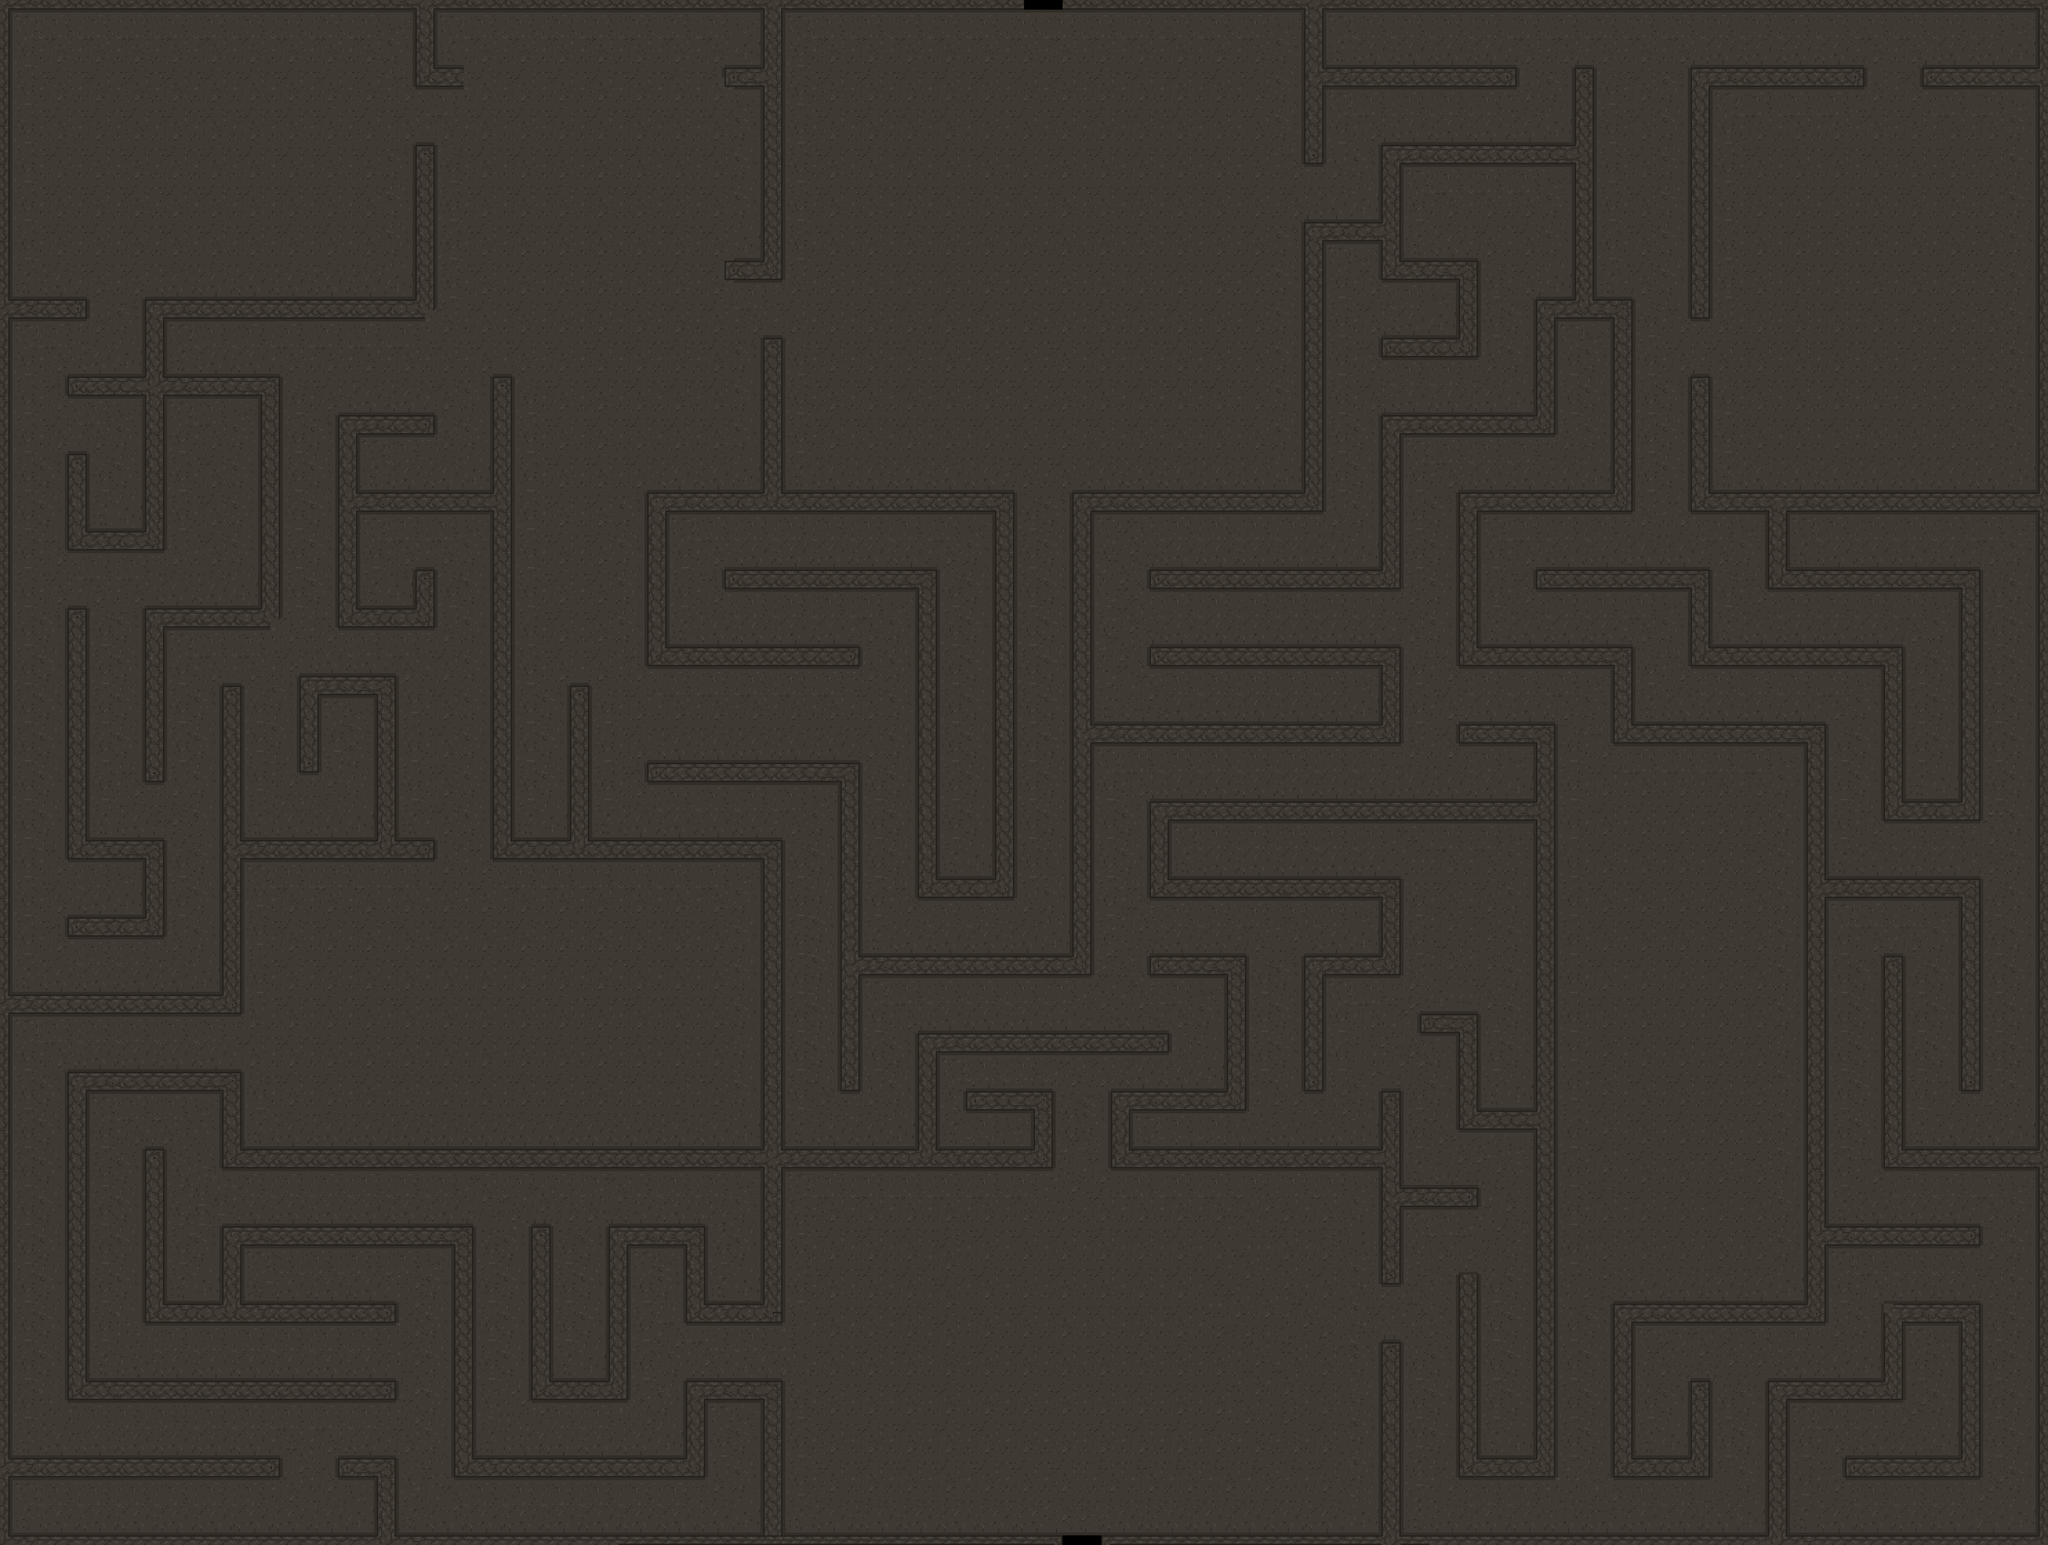

Below is a game level as drawn by its tile map, then a one-line description and the .tmx that defines it (tile-layer data replaced by summaries):
An orthogonal 212x160 tile map with 28x28 px tiles, 6 tile layers (Collision, Ground, Walls, TOD_ExitCollision, ...), 6 tilesets.

<map version="1.10" tiledversion="1.11.0" orientation="orthogonal" renderorder="right-down" width="212" height="160" tilewidth="28" tileheight="28" infinite="0" nextlayerid="7" nextobjectid="1">
 <tileset firstgid="1" source="desert gerudo/ikana/ikana_ground_circle.tsx" />
 <tileset firstgid="145" source="hyrule/rocks/small_rock_01.tsx" />
 <tileset firstgid="149" source="desert gerudo/ikana/ikana_top_cliff.tsx" />
 <tileset firstgid="293" source="hyrule/entrance/entrance.tsx" />
 <tileset firstgid="309" source="dunjons/tower of death/dunjon_ground_basic.tsx" />
 <tileset firstgid="453" source="dunjons/tower of death/dunjon_ground_basic_borderless.tsx" />
 <layer id="2" name="Collision" width="212" height="160">
  <data>[33920 cells, 5972 non-empty, 1 distinct tile ids]</data>
 </layer>
 <layer id="1" name="Ground" width="212" height="160">
  <data>[33920 cells, 33919 non-empty, 213 distinct tile ids]</data>
 </layer>
 <layer id="3" name="Walls" width="212" height="160">
  <data>[33920 cells, 0 non-empty, 0 distinct tile ids]</data>
 </layer>
 <layer id="4" name="TOD_ExitCollision" width="212" height="160">
  <data>[33920 cells, 4 non-empty, 4 distinct tile ids]</data>
 </layer>
 <layer id="6" name="TOP_BossCollision" width="212" height="160">
  <data>[33920 cells, 4 non-empty, 4 distinct tile ids]</data>
 </layer>
 <layer id="5" name="Rocks" width="212" height="160">
  <data>[33920 cells, 0 non-empty, 0 distinct tile ids]</data>
 </layer>
</map>
